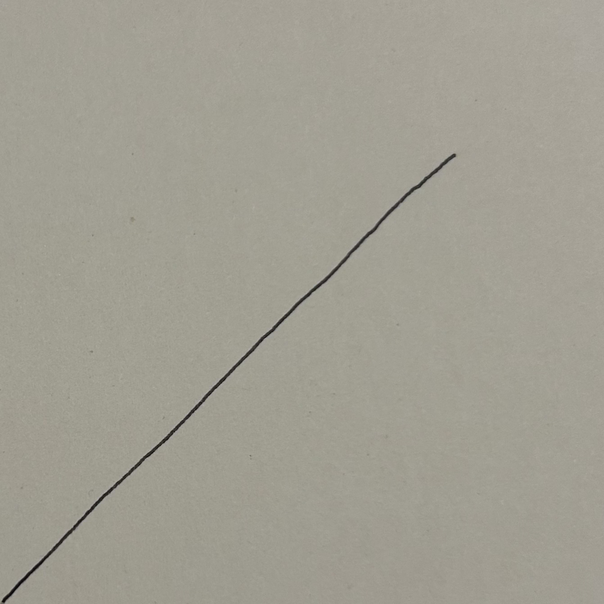
#> input picture function_x.png, 604 x 604 px, shrunk from 1342 x 1342 before the run
$ jupyter execute Image2Function.ipynb
#> lines starting #> are read from the running program, lines starting #| are printed output that depends on the picture
This notebook illustrates how to use Image2Function and some basic examples. First install and then import the necessary libraries and any dependencies. NOTe: parse_latex from Sympy 1.13.3 requires the antlr4-python3-runtime, specifically with version 4.11.0 and will not work with another version for antlr4. If you are using a different version of Sympy, the antlr4 version requirement may be different.

[cell 1]
import copy
import numpy as np
from PIL import Image
import os
import matplotlib.pyplot as plt
import difflib
import gplearn
from gplearn.genetic import SymbolicRegressor
from joblib import dump, load
from sklearn.cluster import DBSCAN
import sympy as sp
from sympy.parsing.latex import parse_latex

Now set up generic directory variables, this will make reading files later easy to generalise, as well as the file_finder() function.

[cell 2]
def get_script_dir():
    try:
        return os.path.abspath(__file__)
    except NameError:
        # Fallback: return the current working directory
        return os.getcwd()

scrip_dir = get_script_dir()  # gets the script directory or current working dir in notebooks
proj_dir = scrip_dir.replace(r'\Image2Function.ipynb', '')
print(f"proj_dir: {proj_dir}")


def file_checker(file_name, file_type):
    """
    This function verifies the existence of a given file name and its type within the project's structure. It can identify
    files based on their complete paths or search through the entire project directory for a match when only the file name
    and its type are provided. If no exact match is found, it suggests the closest potential match or raises an error if no
    similar files exist.

    :param file_name: The name of the file to be checked. It could be the complete file path or just the name
        without the path.
    :type file_name: str
    :param file_type: The expected file type(s) to filter files during the search process. This can be a single
        string representing the file extension, or a list of strings for multiple possible types.
    :type file_type: Union[str, list]
    :return: The full path of the found file if it matches the provided file name and file type.
    :rtype: str
    :raises FileNotFoundError: If the specified file is not found within the project directory. If the file name is not
        directly matched, a suggestion for the closest match is provided, or the error is raised indicating no similar
        files were found.
    """
    #in my case 'BPL Lab'
    # print(f"proj_dir: {proj_dir}")

    # Check if the file_name is already the full file path
    if os.path.isfile(file_name):
        print(f"Looking at file '{file_name}'.")
        return file_name #already done
    # If file_name is not a complete file path already
    try:
        all_files = []
        for root, dirs, files in os.walk(proj_dir): #gets all files in the project directory
            for file in files:
                all_files.append(os.path.join(root, file))
        # print(f"all_files: {all_files}")
    except FileNotFoundError:
        raise FileNotFoundError(f"The directory {proj_dir} does not exist.") #Should be impossible to happen but idk
    # Filter only files of the same type
    if type(file_type)==str:
        same_type_files = [file for file in all_files if file_type in str(file)]
    if type(file_type)==list:
        same_type_files = [file for file in all_files if any(ext in str(file) for ext in file_type)]
    # print(f"same_type_files: {same_type_files}")
    file_found=False
    for file in same_type_files:
        # print(file)
        curr_file_1=os.path.basename(file)
        curr_file_name, curr_file_extension = os.path.splitext(curr_file_1)
        # print(f"curr_file_name: {curr_file_name}")
        # print(f"curr_file_extension: {curr_file_extension}")
        if file_name==curr_file_name and 'tmp' not in curr_file_extension:
            file_found=True
            print(f"Looking at file '{file}'.")
            return file

    if file_found==False: #if no exact matches have been found look for suggestions.
        # Find the closest match using difflib
        same_type_files_base=[os.path.basename(file) for file in same_type_files]
        # print(f"same_type_files_base: {same_type_files_base}")
        closest_matches = difflib.get_close_matches(file_name, same_type_files_base, n=1, cutoff=0.6)
        # Raise FileNotFoundError with suggestion if a close match is found
        if closest_matches:
            suggestion = closest_matches[0]
            suggestion_name, suggestion_extension = os.path.splitext(suggestion)
            raise FileNotFoundError(
                f"The file '{file_name}' with file type {file_type} does not exist. Did you mean '{suggestion_name}' with file type '{suggestion_extension}'?"
            )
        else:
            # If no close matches are found, raise error without suggestion
            raise FileNotFoundError(f"The file '{file_name}' does not exist and no similar files were found.")

Set up the function that reads the image of the plot.

[cell 3]
def image_reader(input_image_location):
    """
    Reads an image from the specified location, processes the image to ensure it is
    square, and extracts pixel coordinates based on intensity thresholds. This
    function prepares the data for further image analysis or plotting.

    :param input_image_location: The file path to the input image.
    :type input_image_location: str
    :return: A list containing x-coordinates, y-coordinates, image width, image
        height, and the prepared image data for plotting.
    :rtype: list
    :raises ValueError: If the image is not square.
    """
#> called with input_image_location = 'function_x.png'
    # handles different image extensions.
    exts = Image.registered_extensions()
    supported_extensions = [ex for ex, f in exts.items() if f in Image.OPEN]

    # gets the specified input image as an array of greyscale values.
    input_image_location = file_checker(input_image_location, supported_extensions)
    img = Image.open(input_image_location).convert('L')

    # creates an image object for plotting latter.
    img_for_plot=plt.imread(input_image_location)

    #acually makes the array.
    data = np.array(img)
    print(data)
#> (printed output is left out)

    image_dim=data.shape
#> image_dim = (604, 604)
    if image_dim[0] != image_dim[1]:
        raise ValueError("Image must be square.")
    # print(f"image_dim[0]: {image_dim[0]}")
    # print(f"image_dim[1]: {image_dim[1]}")

    # if the image is mostly black (i.e. a chalk drawing on a black board),
    # invert the black and white
    # print(f'mean: {np.mean(data)}')
    if np.mean(data)<(255/2):
        # data=np.abs(data-255)
        data=np.absolute(255-data)

    #shift all the points in the array that are not a solid black line to white.
    data[data > 120] = 255 #120 seems to work in many cases, may need to be modified for some use cases.
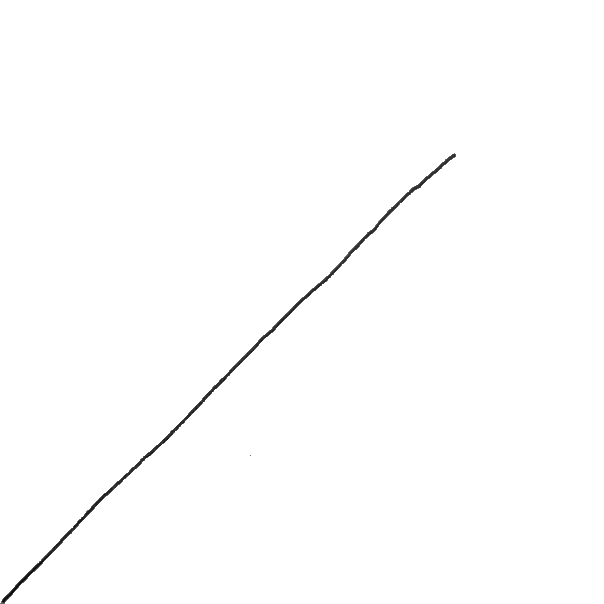
#> data: shape (604, 604); min 3, max 255, mean 253.8

    # moved the points from the 2D array to list of x and y values.
    x_vals=[]
    y_vals=[]
    for x in range(image_dim[0]):
        for y in range(image_dim[1]):
            if data[y,x] < 255 :
                x_vals.append(x)
                y_vals.append(y)
#> after the loop, x_vals = 2290 values from 0 to 455

    #ensure dimensionality to original image is keep even if the drawn plot does not
    # extend through full domain or range.
    if len(x_vals)!= image_dim[0]:
        for i in range(image_dim[0]-len(x_vals)):
            x_vals.append(None)
    if len(y_vals)!= image_dim[1]:
        for i in range(image_dim[1]-len(y_vals)):
            y_vals.append(None)
    # [6 lines of commented-out code are left out]
    x_vals=np.array(x_vals)
    y_vals=np.array(y_vals)

    #Flip the data to move the origin to the bottom left corner.
    mirror_axis = image_dim[1]/2
#> mirror_axis = 302
    y_vals=2*mirror_axis-y_vals

    return [x_vals, y_vals, image_dim[0], image_dim[1], img_for_plot]

Set up a fucntion that actually handles the symbolic regression fit through gplearns SymbolicRegressor(). Currently, some of the parameters of SymbolicRegressor() are hard coded to handle most generic use cases, but may need to be modifed to fit your needs. genetic_fitter() also has the option to save a fitted model as a file, so that it can be resued later without having to be trained again (by default the saving option is on). I recommend using the file extension '.joblib' for any saved model files, as the joblib library is what handle the model saving.

[cell 4]
def genetic_fitter(x_vals, y_vals, x_domain=[0,1], y_range=[0,1], model_path=None,
                   use_saved=True):
    """
    Performs symbolic regression using a genetic programming approach to fit a given set
    of x and y values. Optionally loads a saved model if available or trains a new model
    and saves it. The method also returns a prediction based on the evolved expression.

    The parameters of SymbolicRegressor are left as hardcoded values, but they may need to be changed
    to fit the needs of the user.

    :param x_vals: Array-like object containing input feature data to be fitted.
    :param y_vals: Array-like object containing target values corresponding to x_vals.
    :param x_domain: A list representing the domain range [min, max] for the input values.
                      Default is [0, 1].
    :param y_range: A list representing the range of output values [min, max] the model might target.
                     Default is [0, 1].
    :param model_path: Optional relative path to a pre-trained model file. If not provided,
                       a default file location is used.
    :param use_saved: Boolean flag indicating whether to load a pre-trained model, if available.
                       Default is True.
    :return: A list containing predicted x values, predicted y values, and the best evolved
             expression (as a symbolic program object).
    """
    default_model_path=proj_dir+'\saved_model.joblib'
    if model_path==None:
        model_path=default_model_path
    else:
        model_path=proj_dir+r"\\"+model_path

    if use_saved and model_path and os.path.isfile(model_path):
        est_gp = load(model_path)
        print(f"Loaded pre-trained model from {model_path}")
    else:
        est_gp = SymbolicRegressor(
            population_size=1000,  # Number of candidate solutions in each generation
            generations=20,  # How many iterations (generations) to evolve
            tournament_size=20,  # Size of tournament for selecting individuals
            stopping_criteria=0.00001,  # Stop if error goes below this threshold
            const_range=(-100., 100.),  # Range for constant values in the expressions
            init_depth=(2, 6),  # Range for initial tree depths
            init_method='half and half',  # Method for generating the initial population
            function_set=['add', 'sub', 'mul', 'div', 'sqrt','sin', 'cos', 'tan'],  # Operators to use in expressions
                        #additional ones may need to be added for some use cases.
            metric='mean absolute error',  # Metric to optimize
            p_crossover=0.7,  # Crossover probability
            p_subtree_mutation=0.1,  # Subtree mutation probability
            p_hoist_mutation=0.05,  # Hoist mutation probability
            p_point_mutation=0.1,  # Point mutation probability
            verbose=1,  # Print progress during evolution
            parsimony_coefficient=0.02,  # Penalize overly complex expressions
            random_state=0,  # For reproducibility
            n_jobs=-1 #selects the number of cores to use for parallel processing. -1 uses all available cores.
        )

        #reshape the data for the genetic programming fit
        x_vals=x_vals.reshape(-1,1)
        est_gp.fit(x_vals, y_vals)

        if model_path:
            dump(est_gp, model_path)
            print(f"Saved trained model to {model_path}")

    print("Best evolved expression:", est_gp._program)
    # print(type(est_gp._program))

    x_vals_pred=np.linspace(x_domain[0],x_domain[1],1000)
    y_vals_pred = est_gp.predict(x_vals_pred.reshape(-1,1))

    return [x_vals_pred,y_vals_pred, est_gp._program]

Set up some functions to handle the conversion of latex formatted strings to computible functions and conversion of the SymbolicRegressor model to a latex formatted string. If any of the operator parameters of SymbolicRegressor above were modifed, there corresping Sympy operators will need to be added here as well.

[cell 5]
# [77 lines left out: functions SymbRegg_to_latex, Latex_to_function, not called in this run]

Now finally, set up the function that brings it all together to read the data, execute the fit, and plot the results.

[cell 6]
def image_fitter(input_image_location, x_domain=[0,1], y_range=[0,1], model_path=None,
                 use_saved=True, intd_expr=None, show_clusters=False, show_cluster_outliers=False,
                 show_image=True):
    """
    Performs image-based symbolic regression to fit a mathematical model to the input image data
    by removing outliers, performing clustering, and applying genetic programming techniques.

    :param input_image_location: Path to the input image file to be analyzed.
            #The image must be square.
    :type input_image_location: str
    :param x_domain: Domain range of the x-axis for scaling the input data,
        specified as a two-element list [x_min, x_max]. Default is [0,1].
    :type x_domain: list
    :param y_range: Domain range of the y-axis for scaling the input data,
        specified as a two-element list [y_min, y_max]. Default is [0,1].
    :type y_range: list
    :param model_path: Path to the folder or file for saving/loading models used for fitting.
        If None, no saving/loading is performed. Default is None.
    :type model_path: str or None
    :param use_saved: Boolean indicating whether to use a pre-saved model for the fitting process
        (if available) or perform fitting from scratch. Default is True.
    :type use_saved: bool
    :param intd_expr: Desired mathematical expression for the intended function as a string.
        If provided, the intended function will be plotted for comparison. Default is None.
    :type intd_expr: str or None
    :param show_clusters: Boolean indicating whether to plot clustered data after filtering out
        outliers. Default is False.
    :type show_clusters: bool
    :param show_cluster_outliers: Boolean indicating whether to plot clustered data with
        visible outliers. Default is False.
    :type show_cluster_outliers: bool
    :param show_image: Boolean indicating whether to display the input grayscale image
        in the plot. Default is True.
    :type show_image: bool
    :return: None
    """
    # read the image file.
    step1=image_reader(input_image_location)
#> step1 = 5 items
    # step1 := [x_vals, y_vals, image_dim[0], image_dim[1], img_for_plot]
    x_vals=step1[0] # x coords, based on resolution of input image, will be rescaled later.
#> x_vals = 2290 values from 0 to 455
    y_vals=step1[1] # y coords, based on resolution of input image, will be rescaled late
#> y_vals = 2290 values, max 451 at index 2282, min 1 at index 0, mean 227.5
    img_x_domain=step1[2] # x resolution size of image
#> img_x_domain = 604
    img_y_range=step1[3] # y resolution sizeof image
#> img_y_range = 604
    img_for_plot=step1[4] # object for plotting the image latter.

    # rescales the domain and range to the given inputs.
    x_vals=abs(x_domain[1]-x_domain[0])*x_vals*(1/img_x_domain)
#> x_vals = 2290 values from 0 to 0.753
    y_vals=abs(y_range[1]-y_range[0])*y_vals*(1/img_y_range)
#> y_vals = 2290 values, max 0.747 at index 2282, min 0.00166 at index 0, mean 0.377
    # print(f"x_vals: {x_vals}")
    # print(f"y_vals: {y_vals}")

    # deep copy of coords, may include any outliers that survived the initial image processing.
    x_vals_w_outliers=copy.deepcopy(x_vals)
#> x_vals_w_outliers = 2290 values from 0 to 0.753
    y_vals_w_outliers=copy.deepcopy(y_vals)
#> y_vals_w_outliers has the same summary as y_vals

    # use DBSCAN to remove outliers
    xy_vals=np.column_stack((x_vals,y_vals))
#> xy_vals = 2290 pairs, first value 0 to 0.753, second value 0.00166 to 0.747
    eps=np.abs(x_domain[1]-x_domain[0])/100
    #chooses an eps value that is scaled to the chosen domain and range, spefically 1/100th of the domain.
    DB=DBSCAN(eps=eps, min_samples=10).fit(xy_vals)

    labels, counts = np.unique(DB.labels_, return_counts=True)
#> labels = [-1, 0]; counts = [1, 2289]
    #if DBSCAN finds more than one cluster, choose the one with the most data points
    max_counts=np.max(counts)
#> max_counts = 2289
    label_of_max_count=labels[list(counts).index(max_counts)]
#> label_of_max_count = 0
    mask_inliers = (DB.labels_ == label_of_max_count)
    # print(f'label_of_max_count: {label_of_max_count}')
    # print(f'labels: {np.unique(DB.labels_, return_counts=True)}')
    x_vals, y_vals = x_vals[mask_inliers], y_vals[mask_inliers]
#> x_vals = 2289 values from 0 to 0.753; y_vals = 2289 values, max 0.747 at index 2281, min 0.00166 at index 0, mean 0.377

    #handle the case that the attempt to remove outliers with DBSCAN actually removed all the data
    if x_vals.size==0 or y_vals.size==0:
        print("OOPS! DBSCAN removed all the data. Using the original data instead.")
        x_vals=x_vals_w_outliers
        y_vals=y_vals_w_outliers

    # performs a symbolic reggression fit to the data.
    preds=genetic_fitter(x_vals, y_vals , x_domain, y_range, model_path, use_saved)
    x_vals_pred=preds[0]
    y_vals_pred=preds[1]
    gp_prog=preds[2] # object that holds the fitted model

    latex_str=SymbRegg_to_latex(gp_prog) # gets the fitted model as a latex formatted string.

    # if an intended function is given, turn the latex strin into an executable function and generate data.
    if type(intd_expr)==str:
        step2=Latex_to_function(intd_expr, x_domain)
        x_vals_intd=step2[0]
        y_vals_intd=step2[1]

    #Begin Plotting.
    plt.rcParams.update({'font.size': 16})  # Set larger font size
    plt.rcParams["font.family"] = "Times New Roman"  # Use Times New Roman font
    plt.rcParams['mathtext.fontset'] = 'stix'
    plt.rcParams['axes.axisbelow'] = True  # Place axis grid lines behind plot elements

    # Create a new figure with specified size
    plt.figure(
        figsize=(6, 6),  # Width and height in inches
        tight_layout=True,  # Automatically adjust subplot parameters for better fit
        dpi=200,  # Optional higher resolution for saving (commented out)
    )

    plt.gca().set_aspect('equal')

    if show_image==True:
        plt.imshow(img_for_plot, extent=[x_domain[0], x_domain[1], y_range[0],
                                         y_range[1]], cmap='gray', label='Image')
    if show_cluster_outliers==True:
        plt.plot(x_vals_w_outliers, y_vals_w_outliers, label='data w/outliers',
                 marker='o', markersize=3, linestyle='', color='tab:blue')
    if show_clusters==True:
        plt.plot(x_vals, y_vals, label='data', marker='o', markersize=1, linestyle='',
                 color='tab:orange')
    plt.plot(x_vals_pred, y_vals_pred,
             label=f'Prediction: \n ${latex_str}$',
             linestyle='--', zorder=3,
             color='tab:red', linewidth=2)
    if type(intd_expr)==str:
        plt.plot(x_vals_intd, y_vals_intd, label=f'Intended Function: ${intd_expr}$', linestyle='-',
                 color='deepskyblue', linewidth=2, zorder=1)

    plt.xlim(x_domain)
    plt.ylim(y_range)
    plt.xlabel('$x$')
    plt.ylabel('$y$')
    plt.title(f'Drawn Plot & Fitted Function')
    plt.legend(fontsize=11)
    plt.grid()
    plt.show()

With everything set up lets start with some basic examples. An easy test case is for a drawn plot of the function f(x)=x. Here all the data points found by DBSCAN to be part of a viable cluster are shown, some of which are then filtered out as outlier clusters.

[cell 7]
image_location=r"function_x.png"
image_fitter(image_location, model_path='function_x_model.joblib', use_saved=True, intd_expr='x',
             x_domain=[0,1], y_range=[0,1], show_cluster_outliers=True, show_clusters=False)
#> (the call stopped at in genetic_fitter, `est_gp = SymbolicRegressor( population_size=1000,  # Number of candida..`: gplearn is not available in this run)

We can do it again, but this time only shown the data points that were chosen by DBSCAN as not being outliers for the fit.

[cell 8]
image_fitter(image_location, model_path='function_x_model.joblib', use_saved=True, intd_expr='x',
             x_domain=[0,1], y_range=[0,1], show_cluster_outliers=False, show_clusters=True)
#> (printed output is left out)
#> (the call stopped at in genetic_fitter, `est_gp = SymbolicRegressor( population_size=1000,  # Number of candida..`: gplearn is not available in this run)

Now lets try a slightly harder case, a drawing intended to show \sqrt{x}. Note that here, the given domain and range will strongly impact how close the drawn plot is to the intended function, \sqrt{x}. The ideal domain and range have been used.

[cell 9]
image_location=r"function_x^{.5}.png"
image_fitter(image_location, model_path='function_x^{.5}_model.joblib', use_saved=True, intd_expr='\sqrt{x}',
             x_domain=[0,6], y_range=[0,6], show_cluster_outliers=False, show_clusters=False)
#> call 3 of image_reader, with input_image_location = 'function_x^{.5}.png'
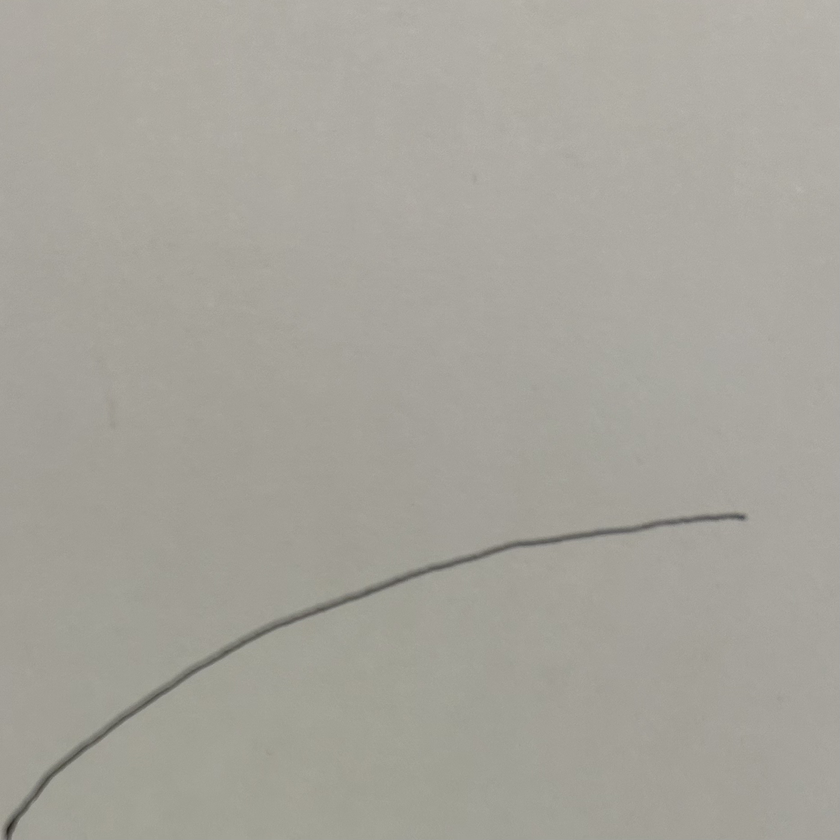
#> input picture function_x^{.5}.png, 840 x 840 px, shrunk from 1865 x 1865 before the run
#> (printed output is left out)
#> (the call stopped at in genetic_fitter, `est_gp = SymbolicRegressor( population_size=1000,  # Number of candida..`: gplearn is not available in this run)
